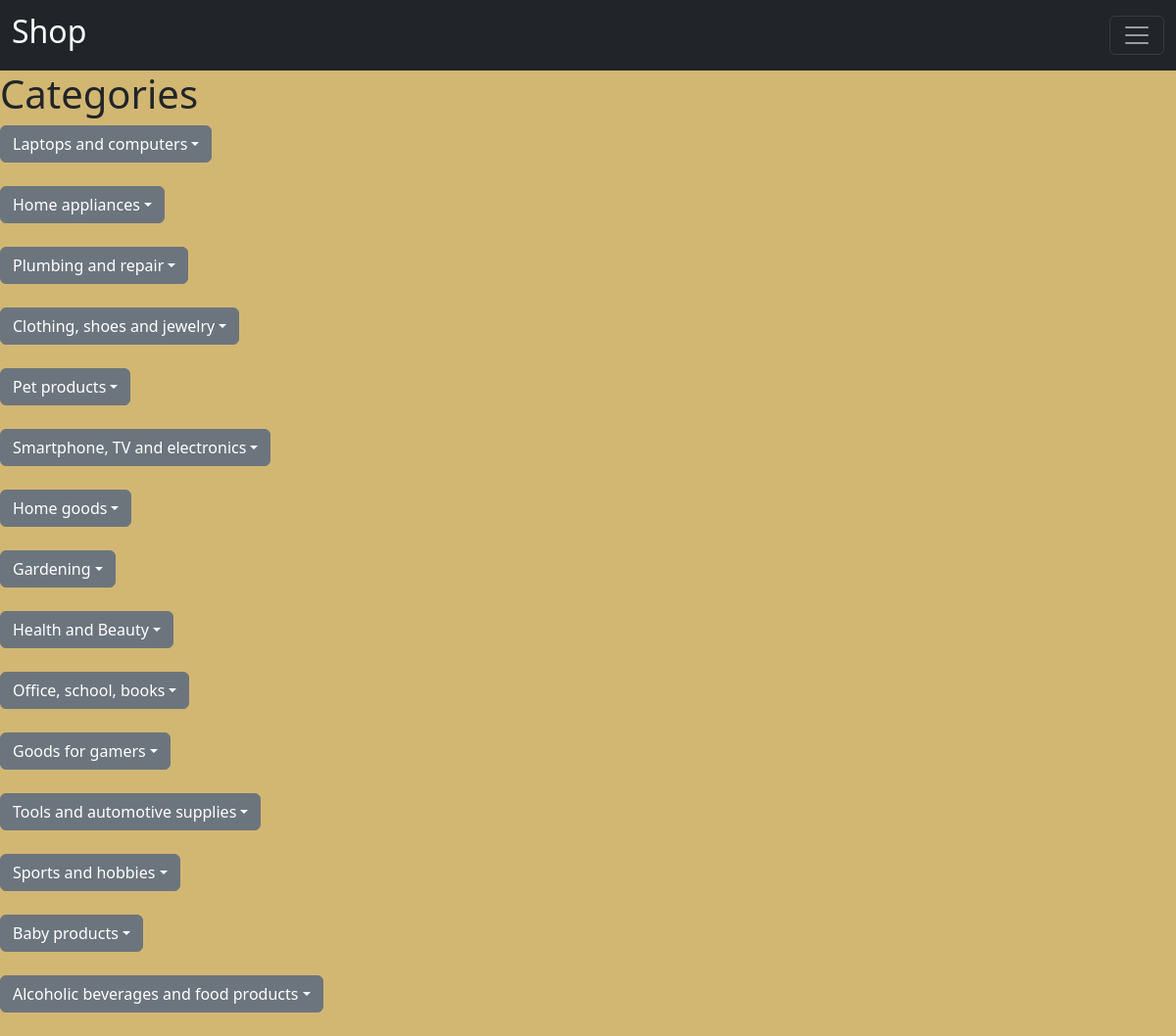
The page / on the database its author committed.
### categories/models.py (models this page shows, shortened)
class Category(models.Model):
    text = models.CharField(max_length=100, verbose_name="Add category")

### shop/views.py (the view)
# urls.py: urlpatterns = [path("", home, name="home")]
def home(request):
    categories = Category.objects.all()
    subcategories = SubCategory.objects.all()
    context = {"categories": categories, "subcategories": subcategories}
    return render(request, "shop/home.html", context)

### shop/templates/shop/home.html (shortened to what this page needs)
{% extends 'base.html' %}
{% block content %}
  <nav class="navbar navbar-dark bg-dark">
    <div class="container-fluid">
      <a class="navbar-brand" href="#"><h2>Shop</h2></a>
      <button class="navbar-toggler" type="button" data-bs-toggle="offcanvas" data-bs-target="#offcanvasDarkNavbar" aria-controls="offcanvasDarkNavbar"><span class="navbar-toggler-icon"></span></button>
    </div>
  </nav>
  <main>
    <div class="categories">
      <h1>Categories</h1>
      {% for category in categories %}
        <div class="dropdown">
          <button class="btn btn-secondary dropdown-toggle" type="button" data-bs-toggle="dropdown" aria-expanded="false">{{ category.text }}</button>
        </div><br />
      {% endfor %}
    </div>
  </main>
{% endblock %}

### templates/base.html (shortened to what this page needs)
{% load static %}
<!DOCTYPE html>
<html lang="en">
  <head>
    <link rel="stylesheet" href="{% static 'css/main-style.css' %}" />
    <link href="https://cdn.jsdelivr.net/npm/bootstrap@5.2.3/dist/css/bootstrap.min.css" rel="stylesheet" />
  </head>
  <body>
    {% block content %}
    {% endblock %}
  </body>
</html>

### static/css/main-style.css (style rules this page uses)
body { background-color: #d2b773 !important; }

### rows shown on the page
Category: text "Laptops and computers"
Category: text "Home appliances"
Category: text "Plumbing and repair"
Category: text "Clothing, shoes and jewelry"
Category: text "Pet products"
Category: text "Smartphone, TV and electronics"
Category: text "Home goods"
Category: text "Gardening"
Category: text "Health and Beauty"
Category: text "Office, school, books"
Category: text "Goods for gamers"
Category: text "Tools and automotive supplies"
Category: text "Sports and hobbies"
Category: text "Baby products"
Category: text "Alcoholic beverages and food products"
